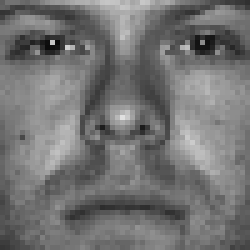
#> input picture Assignment 2/yaleBfaces/subset0/person01_01.png, 50 x 50 px (shown 5 times larger); its folder holds only this picture in this run
$ jupyter execute --allow-errors 'Assignment 2 - Final Solution.ipynb'   (shell and % lines are left out)
#> lines starting #> are read from the running program, lines starting #| are printed output that depends on the picture
# Information Retrieval in High Dimensional Data - Assignment 2

## Group 29 - Members List
***
* Smith Agarwal - Mtr. No 03693295
* Shyam Arumugaswamy - Mtr. No 03694390
* Mainak Ghosh - Mtr. No 03693369
* Shayoni Halder - Mtr. No  03693443
* Aadhithya Sankar - Mtr. No 03693549

## Task 1
***
**Part 1:**

$X = U \Sigma V^T$ and the singular values in order are $\sigma_{1,1},\sigma_{2,2}, ... ,\sigma_{p,p} $

Now we know that the first singular value is calculated as: $ \sigma_{1,1} = \max_{||v||_2 = 1}{||Xv||_2} $

Let $v_1$ be the first right singluar vector corresponsing to the first singluar value. Hence, $v_1 = arg \max_{||v||_2 = 1} ||Xv||_2 $

\begin{eqnarray*}
\sigma_{1,1}^2&=&\max_{||v||_2 = 1} ||Xv||_2^2 \\
&=& ||Xv_1||_2^2 = (Xv_1)^T(Xv_1)\\
&=& v_1^TX^TXv_1\\
&=& v_1^T(U \Sigma V^T)^T(U \Sigma V^T)v_1\\
&=& v_1^TV \Sigma^T U^T U \Sigma V^T v_1\\
&=& v_1^TV \Sigma^T \Sigma V^T v_1     \   \ \   \     \text{                     as U is a unitary matrix}
\end{eqnarray*}

Hence the term $v_1^TV \Sigma^T \Sigma V^T v_1$ is maximized because of $v_1$. We can take $s^* = V^Tv_1$. Then as $V^T$ is of $p*n$ dimensions and $v_1$ is of n-dimensional. Hence, $s^*$ is of p-dimensional.

Also, the columns of $V$ are made of the right singular vectors where the first column is $v_1$, second column is $v_2$ and so on. As the columns of $V$ are orthonormal so, $V^Tv_1 = (1,0,...,0) \in R^p$

Therefore $s^* = (1,0,...,0) \in R^p$ is a p-dimensional normalized vector.

**Part 2:**

Let us choose $a$ a p-dimensional vector such that it is normalized. Now as the data is centered, so the variance is $\frac{1}{N} {XX^T}$. Let $S$ be the variance of the centered data.

\begin{eqnarray*}
\frac{1}{N} \sum_{i=1}^{N}{(a^Tx_i)^2}&=&\frac{1}{N} {a^TXX^Ta}\\
&=&a^TSa
\end{eqnarray*}

As we need to maximize $a^TSa$, we use Lagrange multipliers and maximize $a^TSa + \lambda (1-a^Ta)$ under the constraint that $||a|| =1$. On differentiating, with respect to $a$ and equating it to 0, we get
\begin{equation*}
Sa = \lambda a
\end{equation*}
This shows that $a$ is an eigenvector of $S$ and $\lambda$ is an eigenvalue. Also, on multiplying $a^T$ on both sides, we get

\begin{equation*}
a^TSa = \lambda
\end{equation*}
Therfore, the variance is equal to an eigenvalue. To maximize, we pick up the highest eigenvalue. Therefore, $a$ becomes the eigenvector corresponding to the highest eigenvalue which is precisely the first column of $U$.

## Task 2
***

For this task, download the modied version of the Yale Face Database B provided on Moodle (task2_data.zip). The Yale Face Database B consists of single light source images of 10 subjects, each seen in different poses and illumination conditions. In the provided form the database is divided into 5 subsets. In subset 0 the subject is illuminated by an almost frontal light source, while for subsets 1-4 the light source is gradually moved along the horizon. Subset 0 will serve as the training
set, while subsets 1-4 are used for testing.

* Write a function that takes as an input matrix T of vectorized images from subset 0. The output of this function are the 20 first singular vectors U[:, 1], . . . , U[:, 20]. Display the first 3 vectors as images, i.e., reshape them to size 50×50 and display them.

[cell 1]
#Solution

import numpy as np
import imageio
import os
import matplotlib.pyplot as plt

data_folder = './yaleBfaces/subset0/'


def import_subset_images(path):
#> called with path = './yaleBfaces/subset0/'
    images = os.listdir(path)
    x = []
    for image in images:
        x+= [np.array(imageio.imread(path+image)).astype(np.float64)]
    x=np.array(x)
    x=np.reshape(x,(x.shape[0],x.shape[1]*x.shape[2]))
    return x

def left_singular_vectors(X,num_vectors=20):
    # Centralization not considered for this assignment
    #mu = np.mean(X,axis=1)       # Centering the data
    #X = X - np.expand_dims(mu,axis=1)
#> called with X = array of shape (2500, 1), num_vectors = 20
    u, s, vh = np.linalg.svd(X, full_matrices=True)
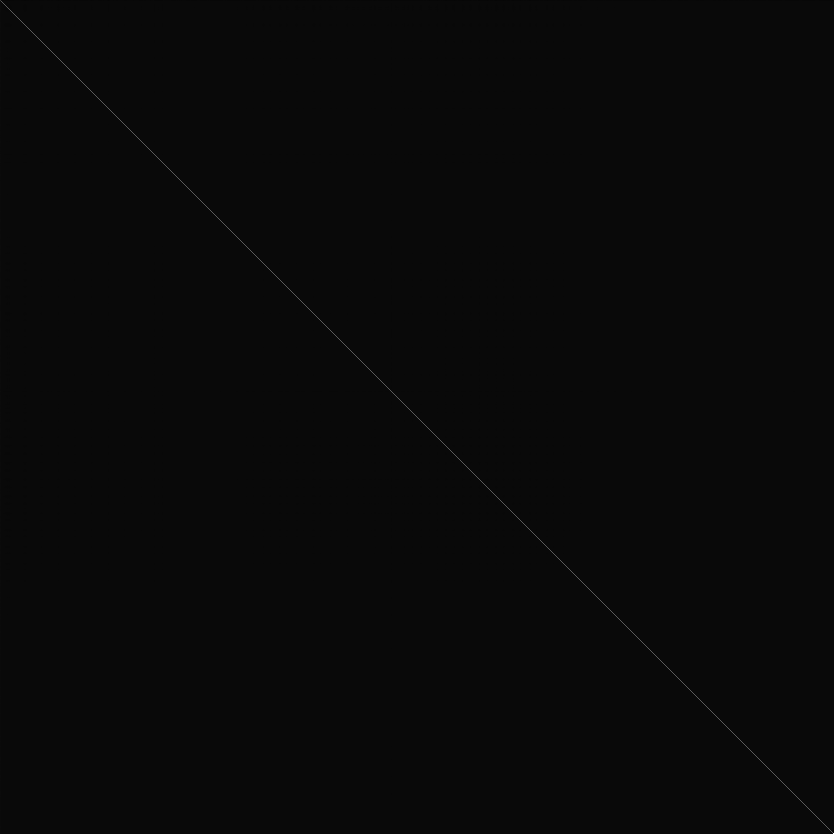
#> u: shape (2500, 2500) float64 (shown at 1/3 size); min -0.0374, max 1, mean 3.4e-05; drawn with min black and max white
#> s = [5992.7]; vh = [1]
    return u.T[:num_vectors]


T = import_subset_images(data_folder)
u_20 = left_singular_vectors(T.T,20)
print('First 20 singular vectors are:\n')
print(u_20)
#> (printed output is left out)

u_20 = np.reshape(u_20,(len(u_20),50,50))

fig=plt.figure(figsize=(50, 50))
columns = 5
rows = 4
for i in range(1, columns*rows+1):
    fig.add_subplot(rows, columns, i)
    plt.title('U[' + str(i) + ']', fontdict = {'fontsize' : 50})
    #plt.title(r"\begin{center} {\Large Temperature} \end{center}")
    plt.imshow(u_20[i - 1],cmap='gray')

print('\n First 20 vectors as images: \n')
plt.show()
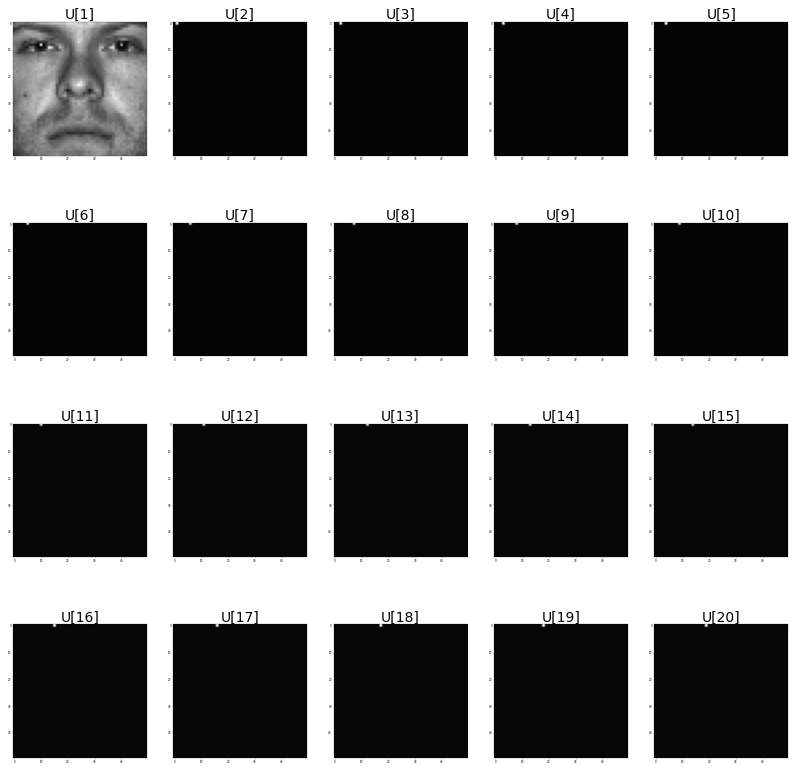
#> figure drawn by matplotlib, 20 panels

* Write a function that takes as an input the training set T (a matrix composed of vectorized pictures from subset 0), a vector containing the labels of the training set (i.e., if the the i-th sample belongs to class j, the i-th entry of the labels vector is j. In this exercise j is an integer between 1 and 10), the test samples S (a matrix composed of vectorized pictures from subsets 1-4) and the corresponding labels (in a separate vector), the 20 singular vectors from the first step, and the parameter k that denotes how many of the PCs are used. Use the Euclidean distance to classify each sample image based on its three nearest neighbors. (This is done by comparing the test samples with the training samples in the reduced space.) As an output give the fraction of images from S that were misclassified, i.e., the error rate. Repeat this for subsets 1 through 4 and for k = 1, . . . , 20. Plot the error rate for each subset.

[cell 2]
#Solution

#Training set
Train_s=T.T
#> Train_s = 2500 values, max 224 at index 1174, min 10 at index 411, mean 115.6

#Training Labels
Train_y=[]
files = os.listdir("./yaleBfaces/subset0/")
for file in files:
    Train_y+=[int(file.split("person")[1].split("_")[0])]     #Get the label using the convention personYY_## using to name the samples
Train_y=np.array(Train_y)


#First 20 (K=20)
vector_number=20
#We get the first 20 (left) singular vectors of the Train set
u_20 = left_singular_vectors(Train_s,vector_number)

def knn_u_classifier(Training_set,Training_labels,Test_set,Test_labels,u_set,k_to_use):
    #We use first k of U to get to calculate the features strength of each element
    #on both sets
    Reduced_Training = np.dot(Training_set.T , u_set.T[:,:k_to_use])
    Reduced_test = np.dot(Test_set.T , u_set.T[:,:k_to_use])

    estimate_labels = []
    for test in Reduced_test:
        #We calculate the euclidean distance of a single test image against all the train set
        distances = np.linalg.norm(Reduced_Training-test,axis=1)

        #we get the indexes of the ones with shortest distances
        min_distances_indexes = np.argsort(distances)[:3]

        #we get the three shortest distances
        min_distances = distances[min_distances_indexes.tolist()]

        #We shift x_min_distances to prevent numerical unstability
        x_min_distance = min_distances-np.mean(min_distances)

        #We get the labels of those three nearest neighbours
        estimated_labels = Training_labels[min_distances_indexes]

        #We will use weighted distances to get the estimated distance among the three nearest neighbours
        weights_sum = np.exp(-x_min_distance[0])+np.exp(-x_min_distance[1])+np.exp(-x_min_distance[2])
        estimate_label=0

        #we sum each neighbour label multiplied by its weight based on its distance
        for i in range(len(estimated_labels)):
            estimate_label += (np.exp(-x_min_distance[i])/weights_sum)*estimated_labels[i]
        estimate_labels+=[round(estimate_label)]

    #We get the accuracy of our results getting the mean of how many we got right
    test_acc = ( estimate_labels == Test_labels).mean()
    return 1-test_acc

#Test sets
Test_sets={}
Test_s=[]
Test_y=[]

#for each test set we will get k error rates
#> (the rest of this cell did not finish here and is left out)
